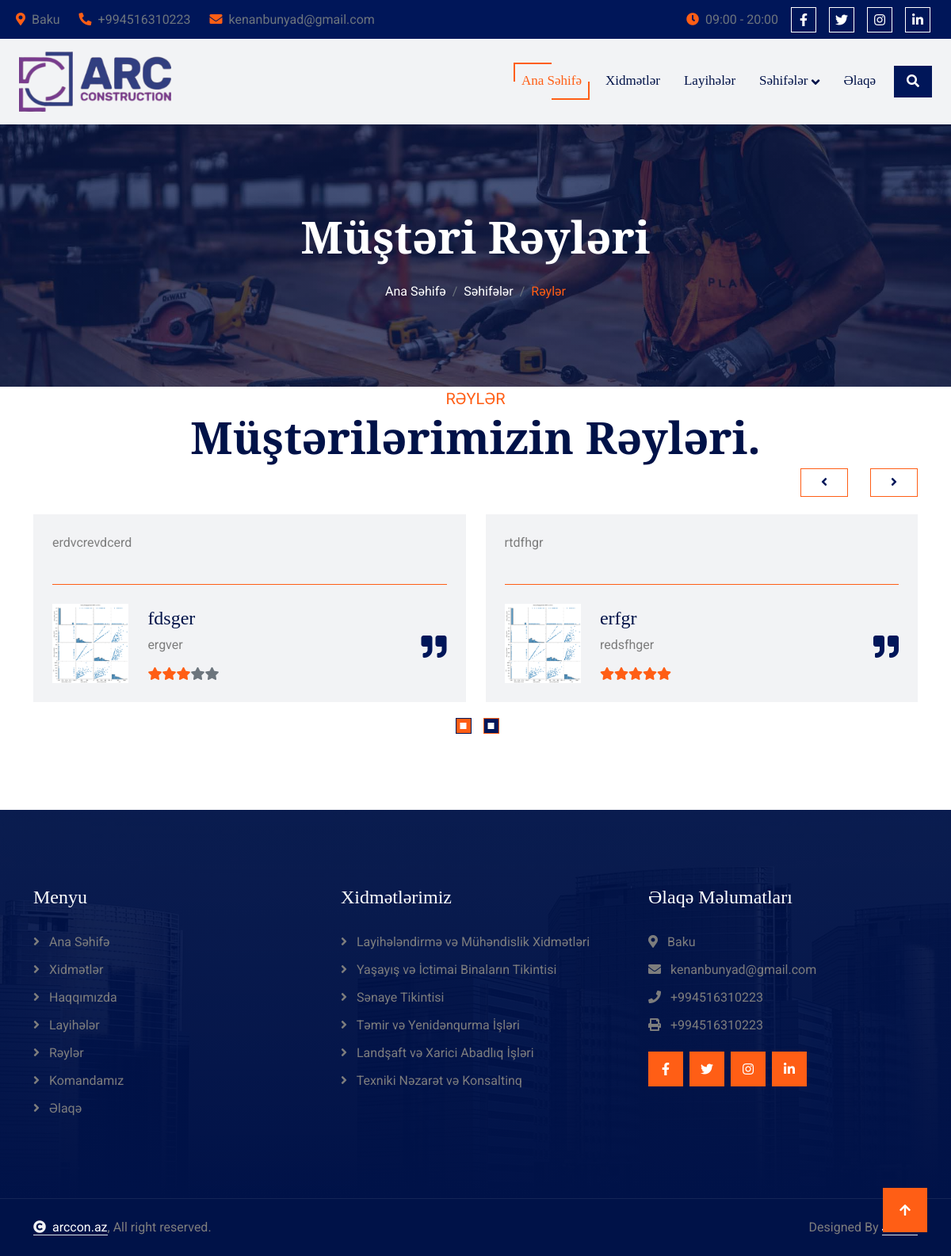
/testimonials/, run on an earlier commit of the app's database.
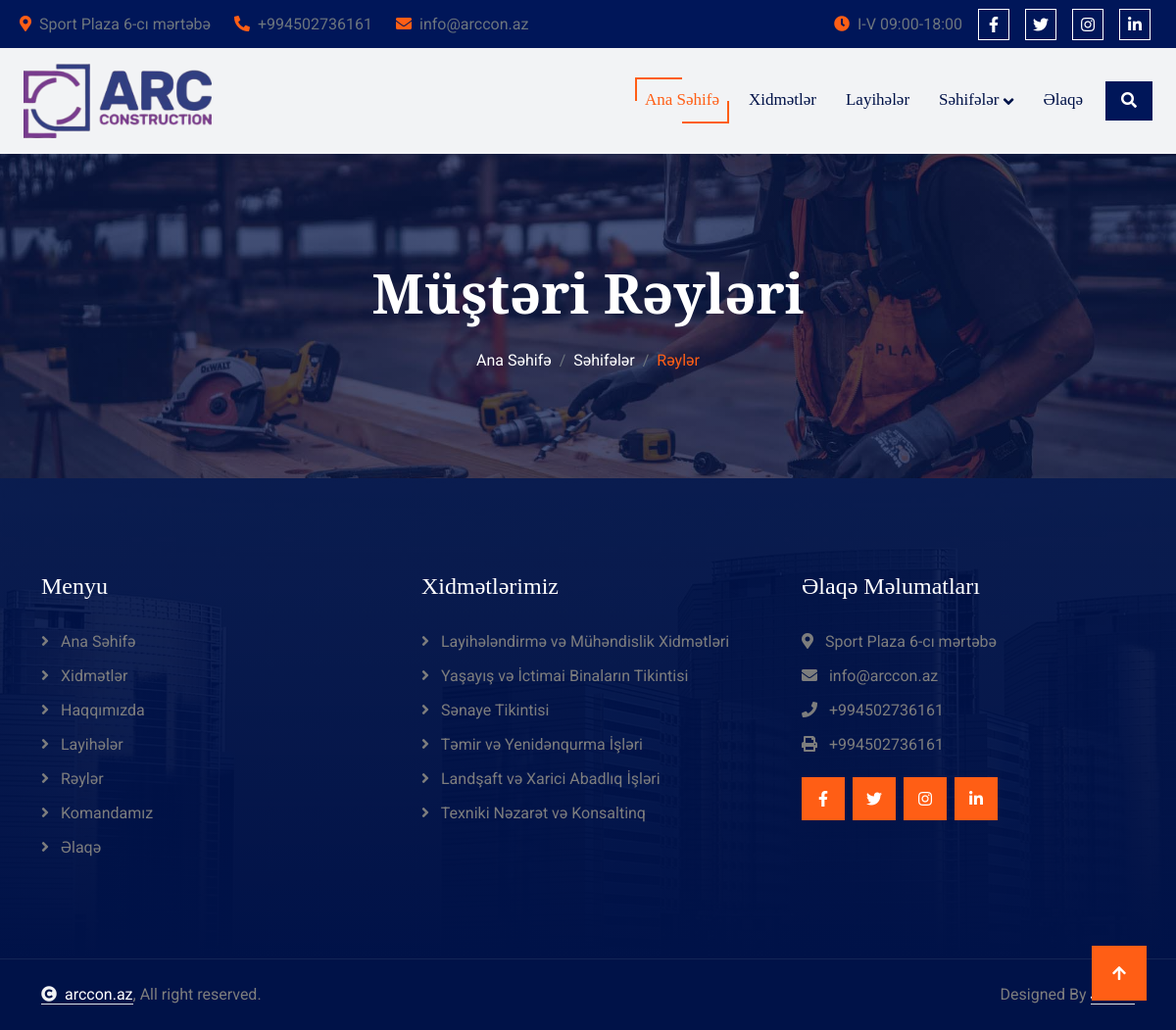
And on a later commit of the database.
### core/models.py (models this page shows, shortened)
class CompanyInfo(models.Model):
    email = models.EmailField()
    phone = models.CharField(max_length=20)
    location = models.CharField(max_length=255)
    working_hours = models.CharField(max_length=100)
    class Meta:
        verbose_name = "Company Info"
        verbose_name_plural = "Company Info"

class Testimonial(models.Model):
    rate = models.PositiveIntegerField()
    name = models.CharField(max_length=255)
    position = models.CharField(max_length=255)
    feedback = models.TextField()
    image = models.ImageField(upload_to='testimonials/')
    class Meta:
        verbose_name = "Testimonial"
        verbose_name_plural = "Testimonials"

### core/views.py (the view)
# urls.py: path('testimonials/', views.testimonials, name='testimonials'),
def testimonials(request):
    reviews = Testimonial.objects.all()
    return render(request, 'testimonial.html', context={'reviews': reviews})

### core/context_processors.py (called while the page is built)
def company_info(request):
    company = CompanyInfo.objects.first()
    return {'company_info': company}

def social_media(request):
    social_media = SocialMedia.objects.first()
    return {'social_media': social_media}

### core/templates/testimonial.html (shortened to what this page needs)
{% extends 'base.html' %}
{% load static %}
{% block content %}
    <body>
        <div class="container-fluid bg-breadcrumb">
            <div class="container text-center py-5" style="max-width: 900px;">
                <h4 class="text-white display-4 mb-4 wow fadeInDown" data-wow-delay="0.1s">Müştəri Rəyləri</h4>
                <ol class="breadcrumb d-flex justify-content-center mb-0 wow fadeInDown" data-wow-delay="0.3s">
                    <li class="breadcrumb-item"><a href="{% url 'index' %}">Ana Səhifə</a></li>
                    <li class="breadcrumb-item"><a href="#">Səhifələr</a></li>
                    <li class="breadcrumb-item active text-secondary">Rəylər</li>
                </ol>
            </div>
        </div>
         {% if reviews %}
        <div class="container-fluid testimonial pb-5">
            <div class="container pb-5">
                <div class="text-center mx-auto pb-5 wow fadeInUp" data-wow-delay="0.2s" style="max-width: 800px;">
                    <p class="text-uppercase text-secondary fs-5 mb-0">Rəylər</p>
                    <h2 class="display-4 text-capitalize mb-3">Müştərilərimizin rəyləri.</h2>
                </div>
                <div class="owl-carousel testimonial-carousel wow fadeInUp" data-wow-delay="0.4s">
                    {% for review in reviews %}
                    <div class="testimonial-item bg-light p-4">
                        <div class="position-relative">
                            <i class="fa fa-quote-right fa-2x text-primary position-absolute" style="bottom: 30px; right: 0;"></i>
                            <div class="mb-4 pb-4 border-bottom border-secondary">
                                <p class="mb-0">{{ review.feedback }}</p>
                            </div>
                            <div class="d-flex align-items-center flex-nowrap">
                                <div class="me-4">
                                    <img src="{{ review.image.url }}" class="img-fluid w-100" style="width: 100px; height: 100px;" alt="">
                                </div>
                                <div class="d-block">
                                    <h4 class="text-dark">{{ review.name }}</h4>
                                    <p class="m-0 pb-3">{{ review.position }}</p>
                                    <div class="d-flex text-secondary pe-5">
                                        {% for i in "12345" %}
                                            {% if forloop.counter <= review.rate %}
                                                <i class="fas fa-star"></i>
                                            {% else %}
                                                <i class="fas fa-star text-muted"></i>
                                            {% endif %}
                                        {% endfor %}
                                    </div>
                                </div>
                            </div>
                        </div>
                    </div>
                    {% endfor %}
                </div>
            </div>
        </div>
        {% endif %}
{% endblock %}

### core/templates/base.html (shortened to what the changed rows need)
<!DOCTYPE html>
{% load static %}
<html lang="en">
    <head>
        <link rel="stylesheet" href="https://use.fontawesome.com/releases/v5.15.4/css/all.css"/>
        <link href="https://cdn.jsdelivr.net/npm/bootstrap-icons@1.4.1/font/bootstrap-icons.css" rel="stylesheet">
        <link rel="stylesheet" href="https://cdnjs.cloudflare.com/ajax/libs/animate.css/4.1.1/animate.min.css"/>
        <link href="{% static 'lib/animate/animate.min.css' %}" rel="stylesheet">
        <link href="{% static 'lib/owlcarousel/assets/owl.carousel.min.css' %}" rel="stylesheet">
        <link href="{% static 'lib/lightbox/css/lightbox.min.css' %}" rel="stylesheet">
        <link href="{% static 'css/bootstrap.min.css' %}" rel="stylesheet">
        <link href="{% static 'css/style.css' %}" rel="stylesheet">
    </head>
    <body>
        <div class="container-fluid topbar d-none d-xl-block w-100">
            <div class="row gx-0 align-items-center" style="height: 45px;">
                <div class="col-lg-6 text-center text-lg-start mb-lg-0">
                    <div class="d-flex flex-wrap">
                        <a href="" class="text-muted me-4"><i class="fas fa-map-marker-alt text-secondary me-2"></i>{{ company_info.location }}</a>
                        <a href="" class="text-muted me-4"><i class="fas fa-phone-alt text-secondary me-2"></i>{{ company_info.phone }}</a>
                        <a href="" class="text-muted me-0"><i class="fas fa-envelope text-secondary me-2"></i>{{ company_info.email }}</a>
                    </div>
                </div>
                <div class="col-lg-6 text-center text-lg-end">
                    <div class="d-flex align-items-center justify-content-end">
                        <a href="#" class="text-muted me-3"><i class="fas fa-clock text-secondary me-2"></i>{{ company_info.working_hours }}</a>
                        <a href="{{ social_media.facebook }}" class="btn btn-primary btn-square border border-white me-3"><i class="fab fa-facebook-f"></i></a>
                        <a href="{{ social_media.twitter }}" class="btn btn-primary btn-square border border-white me-3"><i class="fab fa-twitter"></i></a>
                        <a href="{{ social_media.instagram }}" class="btn btn-primary btn-square border border-white me-3"><i class="fab fa-instagram"></i></a>
                        <a href="{{ social_media.linkedin }}" class="btn btn-primary btn-square border border-white me-3"><i class="fab fa-linkedin-in"></i></a>
                    </div>
                </div>
            </div>
        </div>
        {% block content %}
        {% endblock %}
        <div class="container-fluid footer py-5 wow fadeIn" data-wow-delay="0.2s">
            <div class="container py-5">
                <div class="row g-5">
                    <div class="col-md-6 col-lg-6 col-xl-4">
                        <div class="footer-item d-flex flex-column">
                            <h4 class="text-white mb-4">Əlaqə Məlumatları</h4>
                            <a href=""><i class="fa fa-map-marker-alt me-2"></i> {{ company_info.location }}</a>
                            <a href=""><i class="fas fa-envelope me-2"></i> {{ company_info.email }}</a>
                            <a href=""><i class="fas fa-phone me-2"></i> {{ company_info.phone }}</a>
                            <a href="" class="mb-3"><i class="fas fa-print me-2"></i> {{ company_info.phone }}</a>
                            <div class="footer-btn d-flex align-items-center">
                                <a class="btn btn-secondary btn-md-square me-2" href="{{ social_media.facebook }}"><i class="fab fa-facebook-f text-white"></i></a>
                                <a class="btn btn-secondary btn-md-square me-2" href="{{ social_media.twitter }}"><i class="fab fa-twitter text-white"></i></a>
                                <a class="btn btn-secondary btn-md-square me-2" href="{{ social_media.instagram }}"><i class="fab fa-instagram text-white"></i></a>
                                <a class="btn btn-secondary btn-md-square me-0" href="{{ social_media.linkedin }}"><i class="fab fa-linkedin-in text-white"></i></a>
                            </div>
                        </div>
                    </div>
                </div>
            </div>
        </div>
    </body>
</html>

What changed in the data, as far as the page shows it:
removed Testimonial: feedback "erdvcrevdcerd", image (picture), name "fdsger", position "ergver", rate 3 (drawn)
removed Testimonial: feedback "rtdfhgr", image (picture), name "erfgr", position "redsfhger", rate 5 (drawn)
changed CompanyInfo: location "Baku" → "Sport Plaza 6-cı mərtəbə"; phone "+994516310223" → "+994502736161"; email "kenanbunyad@gmail.com" → "info@arccon.az"; working_hours "09:00 - 20:00" → "I-V 09:00-18:00"
Also different on the page:
text no longer shown: "RƏYLƏR Müştərilərimizin Rəyləri."
